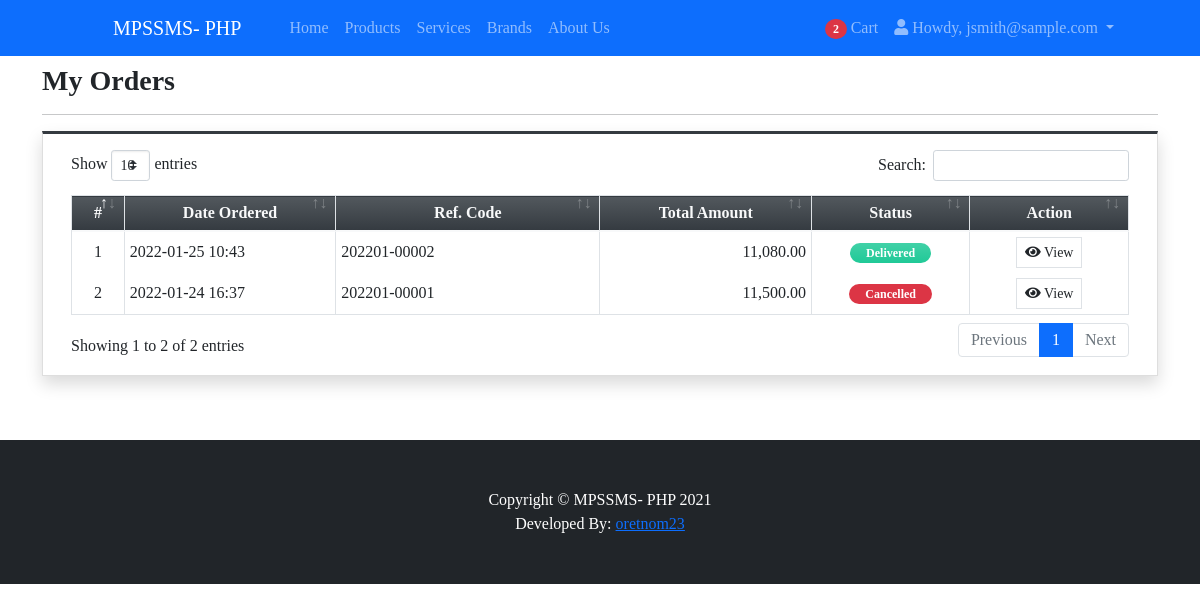
The page /?p=my_orders (signed in) on the database its author committed.
### tables this page shows
CREATE TABLE `order_list` (
  `id` int(30) NOT NULL,
  `ref_code` varchar(100) NOT NULL,
  `client_id` int(30) NOT NULL,
  `total_amount` float NOT NULL DEFAULT 0,
  `delivery_address` text NOT NULL,
  `status` tinyint(1) NOT NULL DEFAULT 0 COMMENT '0=pending,1 = packed, 2 = for delivery, 3 = on the way, 4 = delivered, 5=cancelled',
  `date_created` datetime NOT NULL DEFAULT current_timestamp(),
  `date_updated` datetime DEFAULT NULL ON UPDATE current_timestamp()
);

### classes/DBConnection.php (called while the page is built, shortened)
<?php
class DBConnection{
    private $host = DB_SERVER;
    private $username = DB_USERNAME;
    private $password = DB_PASSWORD;
    private $database = DB_NAME;
    public $conn;
    public function __construct(){
        if (!isset($this->conn)) {
            $this->conn = new mysqli($this->host, $this->username, $this->password, $this->database);
        }
    }
}
?>

### classes/SystemSettings.php (called while the page is built, shortened)
<?php
class SystemSettings extends DBConnection{
	function userdata($field = ''){
		if(!empty($field)){
			if(isset($_SESSION['userdata'][$field]))
				return $_SESSION['userdata'][$field];
			else
				return null;
		}else{
			return false;
		}
	}
}
$_settings = new SystemSettings();
?>

### my_orders.php (the view, shortened to what this page needs)
<div class="content py-5 mt-3">
    <div class="container">
        <h3><b>My Orders</b></h3>
        <hr>
        <div class="card card-outline card-dark shadow rounded-0">
            <div class="card-body">
                <div class="container-fluid">
                    <table class="table table-stripped table-bordered">
                        <colgroup>
                            <col width="5%">
                            <col width="20%">
                            <col width="25%">
                            <col width="20%">
                            <col width="15%">
                            <col width="15%">
                        </colgroup>
                        <thead>
                            <tr class="bg-gradient-dark text-light">
                                <th class="text-center">#</th>
                                <th class="text-center">Date Ordered</th>
                                <th class="text-center">Ref. Code</th>
                                <th class="text-center">Total Amount</th>
                                <th class="text-center">Status</th>
                                <th class="text-center">Action</th>
                            </tr>
                        </thead>
                        <tbody>
                            <?php
                            $i = 1;
                            $orders = $conn->query("SELECT * FROM `order_list` where client_id = '{$_settings->userdata('id')}' order by unix_timestamp(date_created) desc ");
                            while($row = $orders->fetch_assoc()):
                            ?>
                                <tr>
                                    <td class="text-center"><?= $i++ ?></td>
                                    <td><?= date("Y-m-d H:i", strtotime($row['date_created'])) ?></td>
                                    <td><?= $row['ref_code'] ?></td>
                                    <td class="text-right"><?= number_format($row['total_amount'],2) ?></td>
                                    <td class="text-center">
                                        <?php if($row['status'] == 0): ?>
                                            <span class="badge badge-secondary px-3 rounded-pill">Pending</span>
                                        <?php elseif($row['status'] == 1): ?>
                                            <span class="badge badge-primary px-3 rounded-pill">Packed</span>
                                        <?php elseif($row['status'] == 2): ?>
                                            <span class="badge badge-success px-3 rounded-pill">For Delivery</span>
                                        <?php elseif($row['status'] == 3): ?>
                                            <span class="badge badge-warning px-3 rounded-pill">On the Way</span>
                                        <?php elseif($row['status'] == 4): ?>
                                            <span class="badge badge-default bg-gradient-teal px-3 rounded-pill">Delivered</span>
                                        <?php else: ?>
                                            <span class="badge badge-danger px-3 rounded-pill">Cancelled</span>
                                        <?php endif; ?>
                                    </td>
                                    <td class="text-center">
                                        <button class="btn btn-flat btn-sm btn-default border view_data" type="button" data-id="<?= $row['id'] ?>"><i class="fa fa-eye"></i> View</button>
                                    </td>
                                </tr>
                            <?php endwhile; ?>
                        </tbody>
                    </table>
                </div>
            </div>
        </div>
    </div>
</div>

### rows shown on the page
order_list: date_created "2022-01-25 10:43", ref_code "202201-00002", total_amount "11,080.00", status "Delivered"
order_list: date_created "2022-01-24 16:37", ref_code "202201-00001", total_amount "11,500.00", status "Cancelled"

### other values the page prints
$_settings->info('short_name') "MPSSMS- PHP"
$cart_count "2"
$_settings->userdata('email') "jsmith@sample.com"
